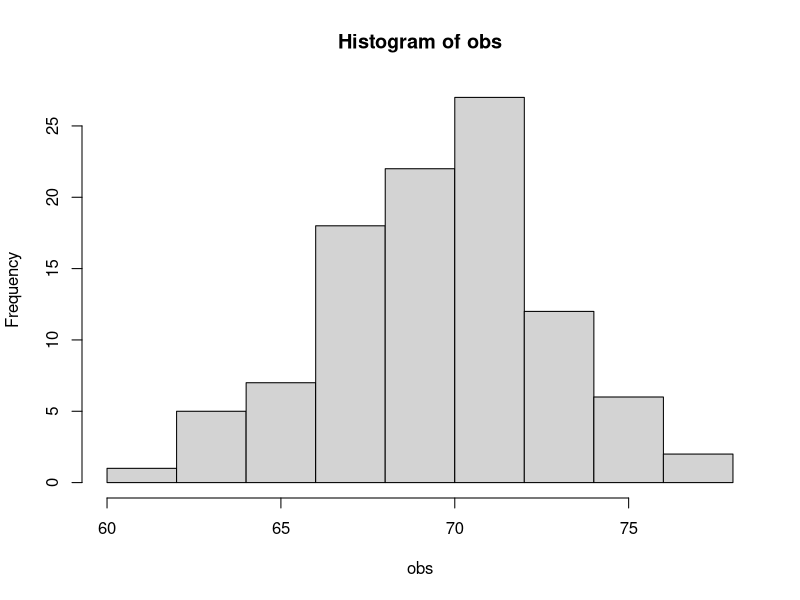
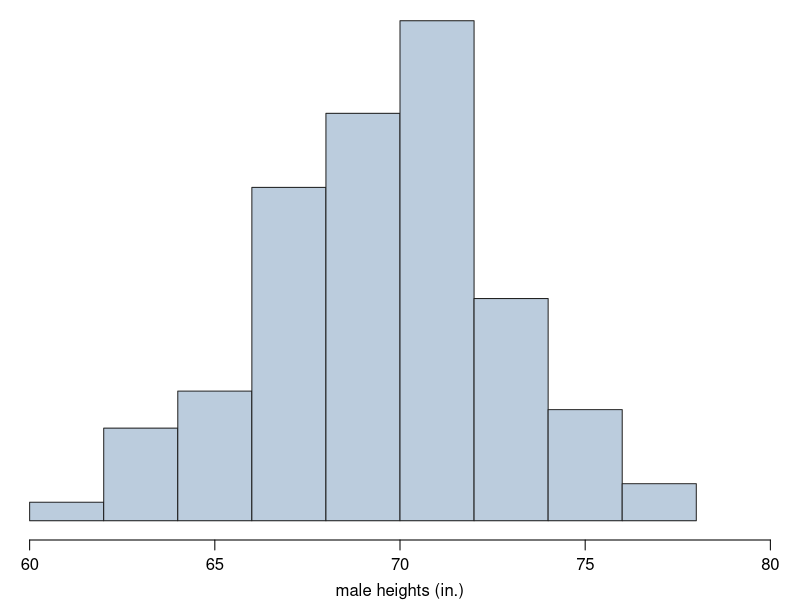

Generate these figures, in order, with R:
obs <- c(180.34, 170.18, 175.26, 177.8, 172.72, 160.02, 172.72, 182.88, 177.8, 177.8, 167.64, 180.34, 180.34, 172.72, 165.1, 154.94, 180.34, 172.72, 165.1, 167.64, 182.88, 175.26, 182.88, 177.8, 175.26, 185.42, 175.26, 167.64, 187.96, 175.26, 180.34, 175.26, 198.12, 177.8, 185.42, 175.26, 180.34, 187.96, 182.88, 187.96, 177.8, 182.88, 187.96, 170.18, 182.88, 182.88, 175.26, 170.18, 182.88, 180.34, 180.34, 170.18, 180.34, 187.96, 193.04, 175.26, 193.04, 182.88, 177.8, 167.64, 170.18, 160.02, 172.72, 193.04, 187.96, 190.5, 172.72, 175.26, 193.04, 180.34, 162.56, 187.96, 182.88, 180.34, 177.8, 172.72, 185.42, 180.34, 180.34, 182.88, 185.42, 180.34, 195.58, 185.42, 170.18, 170.18, 172.72, 180.34, 190.5, 172.72, 182.88, 170.18, 177.8, 175.26, 162.56, 162.56, 175.26, 167.64, 170.18, 177.8)/2.54

hold <- hist(obs)

par(mfrow=c(1,1), las=1, mgp=c(2,.7,0), mar=c(3,0,1,0))
plot(0, 0, type='n', xlab='male heights (in.)', ylab='', axes=F, main='',
	xlim=c(60,80), ylim=c(0,.13))
for(i in 1:length(hold$counts)){
	rect(hold$breaks[i], 0, hold$breaks[i+1], hold$density[i],
		 border='#222222', col='#BBCCDD')
}
axis(1)
